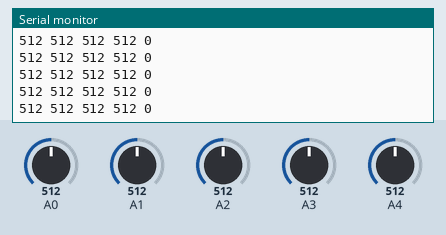
Simulated run of this sketch. Board: Arduino Uno, built with avr-gcc and run on an emulated ATmega328P. On the bench: the last lines printed to the serial monitor. The inputs (shaded band) are chosen by the test bench; at power-on: A0 = 512, A1 = 512, A2 = 512, A3 = 512, A4 = 512.

Above: at 1.2 s.
1.3 s: A0 set to 105
At 2.2 s:
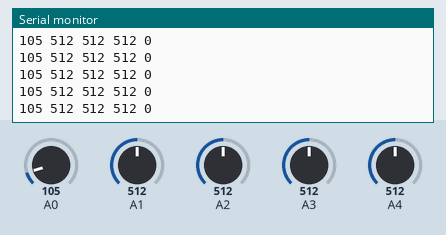
4.3 s: A0 set to 88
At 4.9 s:
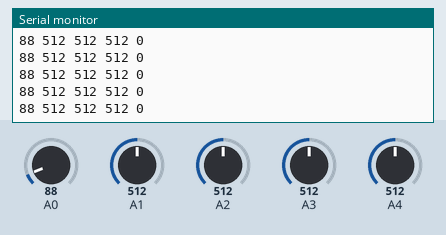
5.8 s: A1 set to 104
At 6.5 s:
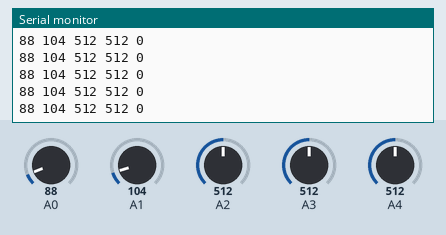
8.8 s: A1 set to 91
At 9.8 s:
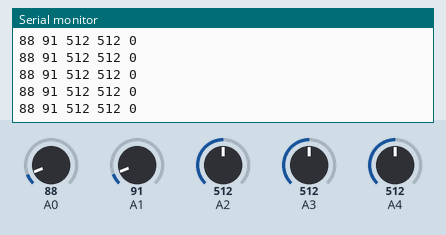
11.8 s: A2 set to 110
At 12.9 s:
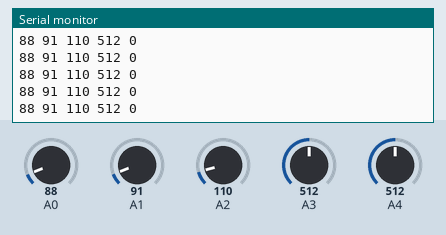
14.8 s: A2 set to 91
At 15.3 s:
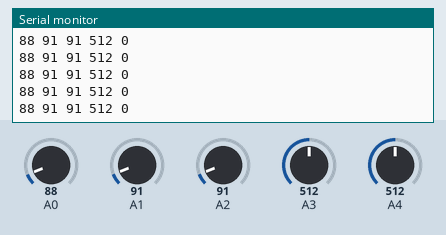
Timing chart, 0 to 17.3 s (numbered marks = the images above; inputs shaded):
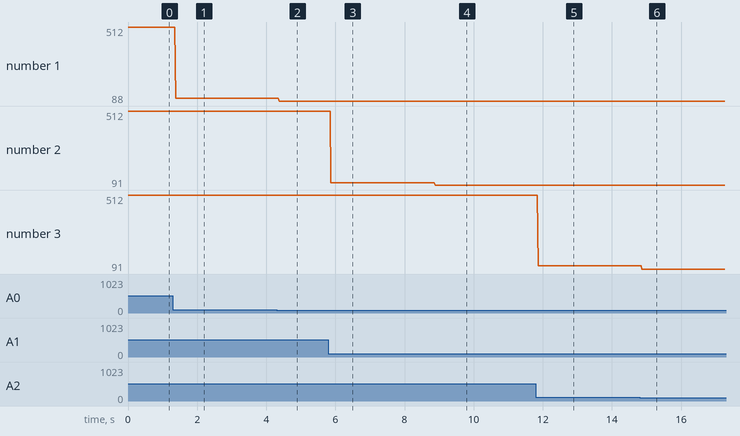

The sketch:

rele.ino
```cpp
const int num=5;
int Relay[num] = {3,6,9,10,11};

int Counter[num]={0,0,0,0,0};
int Status[num]={0,0,0,0,0};
int SensorValue[num]={0,0,0,0,0};
void setup() {
  Serial.begin(9600);
}

void loop() {
  int i,j;
  SensorValue[0] = analogRead(A0);
  SensorValue[1] = analogRead(A1);
  SensorValue[2] = analogRead(A2);
  SensorValue[3] = analogRead(A3);
  SensorValue[3] = analogRead(A4);
  for(i=0;i<num;i++){
    Serial.print(SensorValue[i]);Serial.print(' ');
    //if(SensorValue[i]>600) analogWrite(Relay[i],255);
    //else analogWrite(Relay[i],0);
  }
  Serial.println(' ');

  /*analogWrite(Relay[0],0);
  analogWrite(Relay[1],0);
  analogWrite(Relay[2],0);
  analogWrite(Relay[3],0);*/
  delay(1);
/*
    for(int k=0;k<num;k++){
    while (j!=-1){
        analogWrite(Relay[k],i);
        if(j==0) i+=1;
        if(j==1) i-=1;
        if(i==255) j=1;
        if(i==0) j=-1;
        delay(10);
     }
     for (int j=255; j <= 0; j--){
        analogWrite(Relay[k],j);
        delay(1);
     }
    }*/


}
```

Measured:
- after the input at 1.3 s, the serial monitor: prints a new line after 0.08 s (image 1)
- after the input at 4.3 s, the serial monitor: prints a new line after 0.07 s (image 2)
- after the input at 5.8 s, the serial monitor: prints a new line after 0.07 s (image 3)
- after the input at 8.8 s, the serial monitor: prints a new line after 0.08 s (image 4)
- after the input at 11.8 s, the serial monitor: prints a new line after 0.07 s (image 5)
- after the input at 14.8 s, the serial monitor: prints a new line after 0.07 s (image 6)
- plotted number 1: 512 → 105 after the input at 1.3 s, 105 → 88 after the input at 4.3 s
- plotted number 2: 512 → 104 after the input at 5.8 s, 104 → 91 after the input at 8.8 s
